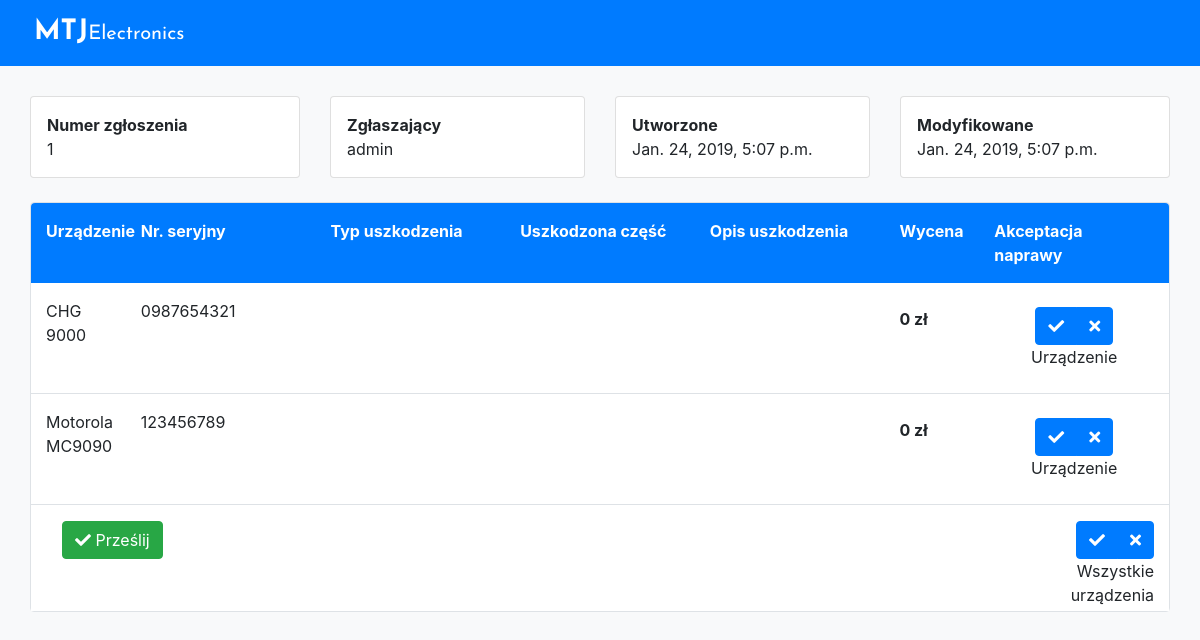
The page /tickets/1/ on the database its author committed.
### ticketlist/models.py (models this page shows, shortened)
class Ticket(models.Model):
    status = models.ForeignKey(Status, on_delete=models.CASCADE, default=1)
    data_utworzenia = models.DateTimeField(auto_now_add=True)
    data_ostatniej_modyfikacji = models.DateTimeField(auto_now=True)
    uzytkownik = models.CharField(max_length=254, default=0)
    firma = models.CharField(max_length=254)

class Device(models.Model):
    ticket = models.ForeignKey(Ticket, on_delete=models.CASCADE)
    model = models.ForeignKey(Devicemodel, on_delete=models.CASCADE)
    serialnumber = models.CharField(max_length=254)

class Devicemodel(models.Model):
    modelname = models.CharField(max_length=254)
    def __str__(self):
        return self.modelname

### ticketlist/views.py (the view, shortened to what this page needs)
# urls.py: path('<int:ticket_id>/', views.ticketdetails, name='ticket-detail'),
def ticketdetails(request, ticket_id):
    ticket_dtls = Ticket.objects.filter(id=ticket_id)
    one_ticket_dict = {'ticket':ticket_dtls}
    devices_to_tckt = Device.objects.filter(ticket=ticket_id).order_by('serialnumber')
    one_ticket_dict['device'] = devices_to_tckt
    damage_to_ticket = Devicedamage.objects.prefetch_related('damagedpart', 'device').order_by('damagedpart__damagetype')
    one_ticket_dict['damage'] = damage_to_ticket
    form = AddDevice()
    one_ticket_dict['deviceform'] = form
    damageform = AddDamage()
    one_ticket_dict['damageform'] = damageform
    return render(request,'ticketlist/detail.html',context=one_ticket_dict)

### templates/ticketlist/detail.html (shortened to what this page needs)
{% extends 'base.html' %}
{% block content %}
  {% if ticket %}
    {% for tick in ticket %}
      <div class="row pt-5 pb-4">
        <div class="col-lg-3 pl-0">
          <div class="card p-3">
            <font class="font-weight-bold ">Numer zgłoszenia </font>{{ tick.id }}
          </div>
        </div>
        <div class="col-lg-3">
          <div class="card p-3">
            <font class="font-weight-bold">Zgłaszający</font>{{ tick.uzytkownik }}
          </div>
        </div>
        <div class="col-lg-3">
          <div class="card p-3">
            <font class="font-weight-bold">Utworzone </font>{{ tick.data_utworzenia }}
          </div>
        </div>
        <div class="col-lg-3 pr-0">
          <div class="card p-3">
            <font class="font-weight-bold">Modyfikowane </font>{{ tick.data_ostatniej_modyfikacji }}
          </div>
        </div>
      </div>
    {% endfor %}
    {% if device %}
    <div class="row border rounded mb-5">
      <div class="col-lg-12">
        <div class="row text-white font-weight-bold rounded-top bg-primary pt-3 pb-3">
          <div class="col-lg-1">Urządzenie</div>
          <div class="col-lg-2">Nr. seryjny</div>
          <div class="col-lg-2">Typ uszkodzenia</div>
          <div class="col-lg-2">Uszkodzona część</div>
          <div class="col-lg-2">Opis uszkodzenia</div>
          <div class="col-lg-1">Wycena</div>
          <div class="col-lg-2">Akceptacja naprawy</div>
        </div>
        <div class="row bg-white">
      {% for dev in device %}
          <div class="col-lg-12 border-bottom">
            <div class="row pt-3 pb-3" style="margin-bottom: -5rem;">
              <div class="col-lg-1">
                {{ dev.model }}
              </div>
              <div class="col-lg-2">
                {{ dev.serialnumber }}
              </div>
              {% if damage %}
                </div>
                <div class="row">
                  <div class="col-lg-9">
                  </div>
                  <div class="col-lg-1 pt-4 pb-4 font-weight-bold">
                     zł
                  </div>
                  <div class="col-lg-2 pt-4 pb-4 text-center">
                    <div class="btn-group btn-group-toggle" data-toggle="buttons">
                      <label class="btn btn-primary">
                        <input type="radio" name="options" id="option2" autocomplete="off"><i class="fas fa-check"> </i>
                      </label>
                      <label class="btn btn-primary">
                        <input type="radio" name="options" id="option4" autocomplete="off"><i class="fas fa-times"> </i>
                      </label>
                    </div>
                    <br>Urządzenie<br>
                  </div>
                </div>
          {% endif %}
        </div>
      {% endfor %}
        </div>
        <div class="row text-left bg-white pb-1">
          <div class="col-lg-10 pt-3">
            <button class="btn btn-success ml-3" alt="Zatwierdź"><i class="fas fa-check"> </i>  Prześlij</button>
          </div>
          <div class="col-lg-2 pt-3 text-right">
            <div class="btn-group btn-group-toggle" data-toggle="buttons">
              <label class="btn btn-primary">
                <input type="radio" name="options" id="option2" autocomplete="off"><i class="fas fa-check"> </i>
              </label>
              <label class="btn btn-primary">
                <input type="radio" name="options" id="option4" autocomplete="off"><i class="fas fa-times"> </i>
              </label>
            </div>
            <br>Wszystkie urządzenia<br>
          </div>
        </div>
      </div>
      </div>
    {% endif %}
  {% else %}
    <p>Brak takiego zgłoszenia</p>
  {% endif %}
{% endblock %}

### rows shown on the page
Ticket: id "1", uzytkownik "admin", data_utworzenia "Jan. 24, 2019, 5:07 p.m.", data_ostatniej_modyfikacji "Jan. 24, 2019, 5:07 p.m."
Device: model "CHG 9000", serialnumber "0987654321"
Device: model "Motorola MC9090", serialnumber "123456789"
